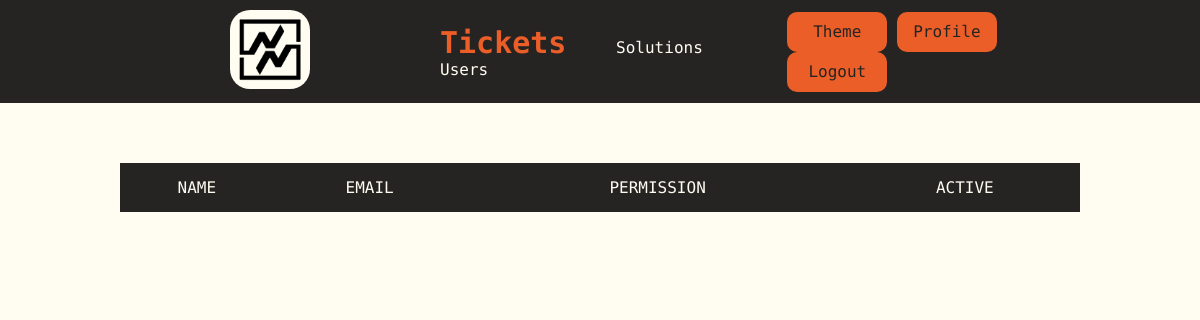
The page /users (signed in) on the database as committed earlier.
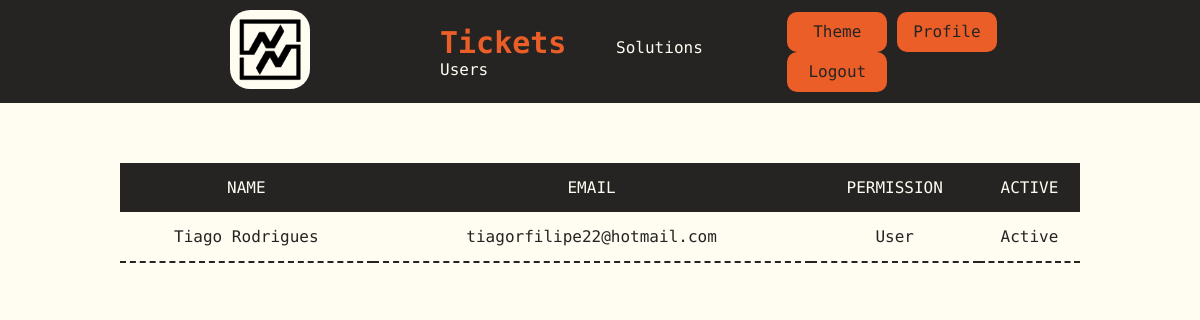
The same page on the database as committed later.
### tables this page shows
CREATE TABLE users (id INTEGER PRIMARY KEY AUTOINCREMENT NOT NULL, name TEXT NOT NULL, hash TEXT NOT NULL, permission INTEGER DEFAULT 4 NOT NULL, active BLOB DEFAULT 0 NOT NULL, email TEXT NOT NULL);

### app.py (the view)
@app.route("/users")
def users():
    userID = session["user_id"]
    users = db.execute("SELECT * FROM users WHERE id > 1")
    return render_template("users.html", users = users, role = role, status = status)

### templates/users.html (shortened to what this page needs)
{% extends "layout.html" %}
{% block body %}
    <table class="table">
        <thead>
            <tr>
                <th>NAME</th>
                <th>EMAIL</th>
                <th>PERMISSION</th>
                <th>ACTIVE</th>
            </tr>
        </thead>
        <tbody>
            {% for user in users %}
            <tr onclick="clickButtonID('{{ user["id"] }}')">
                <td> {{ user["name"] }}</td>
                <td> {{ user["email"] }}</td>
                <td> {{ role[user["permission"]] }}</td>
                <td> {{ status[user["active"]] }}</td>
            </tr>
            {% endfor %}
        </tbody>
    </table>
{% endblock %}

Rows that differ between the two databases and show on the page:
added users: name "Tiago Rodrigues", email "tiagorfilipe22@hotmail.com", permission "User", active "Active"
